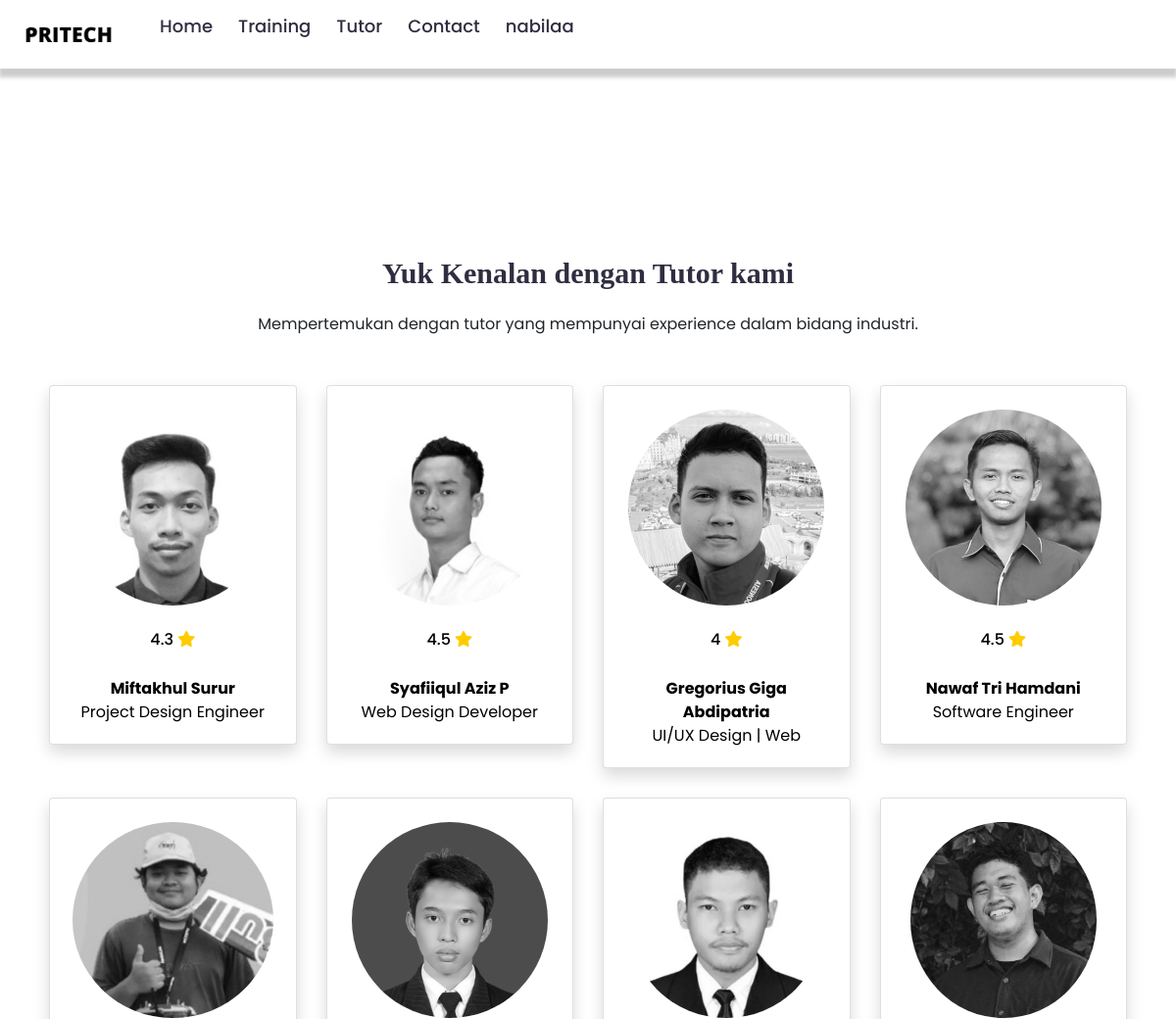
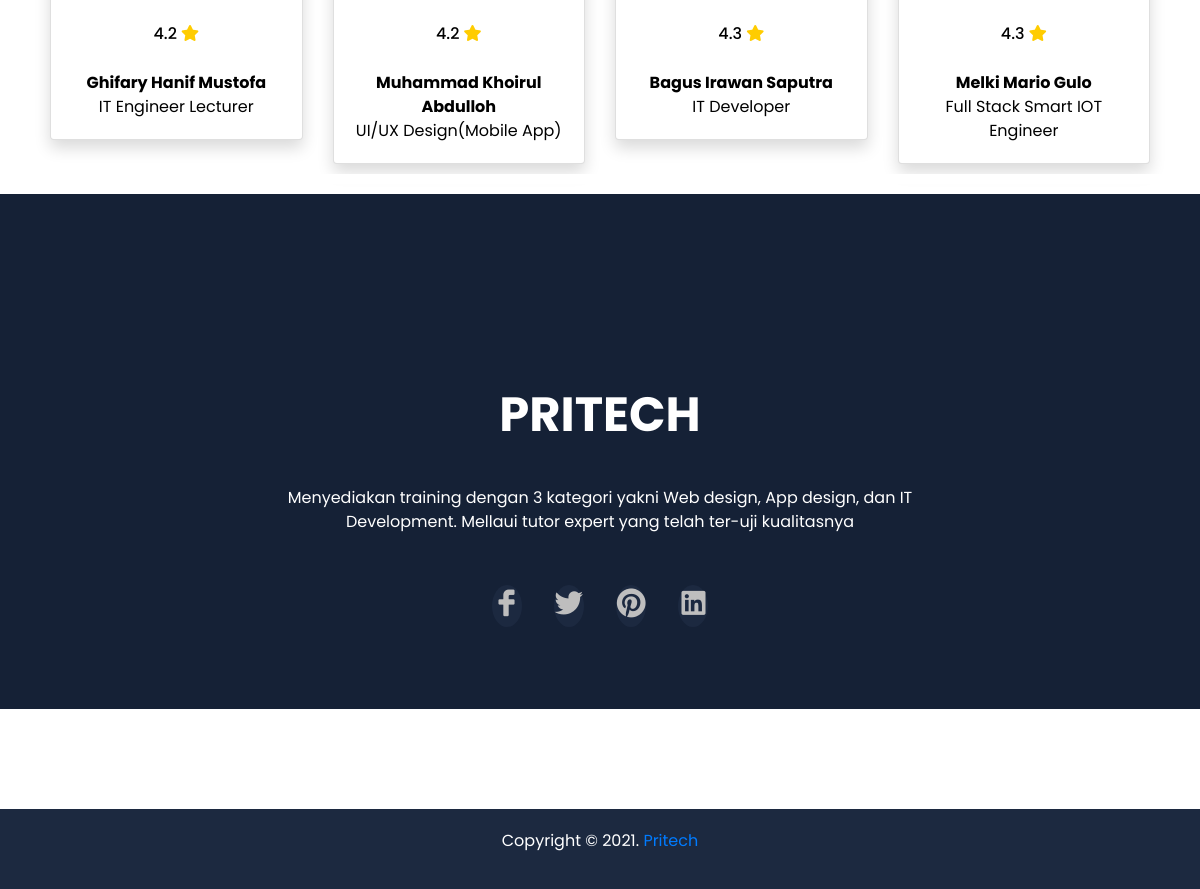
Screenshot of /haltutor.php (signed in) with the database file from the repository (2 pictures, top to bottom).
### tables this page shows
CREATE TABLE `tutors` (
  `tutor_id` int(10) NOT NULL,
  `ahli_id` int(30) NOT NULL,
  `nama` varchar(30) NOT NULL,
  `pekerjaan` varchar(30) NOT NULL,
  `star` double NOT NULL,
  `foto` varchar(50) NOT NULL,
  `deskripsi` varchar(521) NOT NULL
);

### haltutor.php (the view, shortened to what this page needs)
<?php
if (isset($_SESSION['id_user']) && isset($_SESSION['username'])) {
 ?>
<!DOCTYPE html>
<html lang="en">
<head>
    <link rel="stylesheet" href="assets/css/bootstrap.min.css">
    <link rel="stylesheet" href="assets/css/LineIcons.css">
    <link rel="stylesheet" href="assets/css/magnific-popup.css">
    <link rel="stylesheet" href="assets/css/default.css">
    <link rel="stylesheet" href="assets/css/slick.css">
    <link rel="stylesheet" href="assets/css/owl.carousel.css"/>
    <link rel="stylesheet" href="https://cdnjs.cloudflare.com/ajax/libs/font-awesome/5.8.2/css/all.css" />
    <link rel="stylesheet" href="https://stackpath.bootstrapcdn.com/bootstrap/4.3.1/css/bootstrap.min.css">
    <link rel="stylesheet" href="styletut.css">
</head>
<body>
    <section id="awal">
    <div class="wrapper">
    <nav>
      <div class="content">
      <div class="logo"><a href='#' ><img src="dia.png" class="logo"></a></div>
        <ul class="links">
          <li><a href="utama.php">Home</a></li>
          <li><a href="haltraining.php">Training</a></li>
          <li><a href="haltutor.php">Tutor</a></li>
          <li><a href="utama.php?#contact">Contact</a></li>
          <?php if(isset($_SESSION['id_user'])) { ?>
          <li>
            <a href="#" class="desktop-link"><?php echo $_SESSION['username'];
                        ?></a>
            <?php } else { ?>
                    <li><a href="#">Sign Up</a></li>
                    <?php } ?>
          </li>
        </ul>
      </div>
    </nav>
  </div>
    </section>
    <section class="course-section spad pb-0">
        <div class="container">
        <div class="tengah">
            <div class="kolom">
            <br>
              <h2>Yuk Kenalan dengan Tutor kami</h2>
              <p>Mempertemukan dengan tutor yang mempunyai experience dalam bidang industri.</p>
            </div>
        <div class="course-warp">
        <div class="row course-items-area">
        <?php
        include 'koneksi.php';
        $result = mysqli_query($koneksi,"SELECT * FROM tutors
            INNER JOIN kategori_ahli ON tutors.ahli_id = kategori_ahli.ahli_id");
        while ($row = $result->fetch_assoc()):
        ?>
        <div class="col-md-3 col-sm-6 my-3 my-md-0 web">
            <div class="course-item">
            <form action="" method="post">
                <div class="card shadow">
                <a href="detailtutor.php?tutor_id=<?php echo $row['tutor_id']; ?>" style="text-decoration: none; color: black;">
                <br>
                <div>
                <img  src="assets/images/tutor/<?php echo $row['foto']; ?>" class="rounded-circle" height="200" widht="200">
                </div>
                <div class="card-body">
                    <h6>
                        <?= $row['star'] ?> <i class="fas fa-star"></i>
                    </h6>
                    <font size="3" ><p class="card-text 6 text-light-0 mt-n2">
                       <br><b><?= $row['nama'] ?></b></i><br>
                       <?= $row['pekerjaan'] ?>
                    </p></font>
                </div>
                </div>
            </form>
        </div>
        </div>
        <?php endwhile; ?>
        </div>
    </div>
    </div>
    </div>
    </section>
<section></section>
    <footer id="footer" class="footer-area">
        <div class="footer-widget pt-50 pb-50">
            <div class="container">
                <div class="row justify-content-center">
                    <div class="col-lg-8">
                        <div class="footer-content text-center">
                            <a href="#">
                                <font size="18"><p class="mt-"><b>PRITECH</p></b></font>
                            </a>
                            <p class="mt-">Menyediakan training dengan 3 kategori yakni Web design, App design, dan IT Development. Mellaui tutor expert yang telah ter-uji kualitasnya</p>
                            <ul>
                                <li><a href="#"><i class="lni-facebook-filled"></i></a></li>
                                <li><a href="#"><i class="lni-twitter-original"></i></a></li>
                                <li><a href="#"><i class="lni-pinterest"></i></a></li>
                                <li><a href="#"><i class="lni-linkedin-original"></i></a></li>
                            </ul>
                        </div>
                    </div>
                </div>
            </div>
        </div>
        <div class="footer-copyright pb-20">
            <div class="container">
                <div class="row">
                    <div class="col-lg-12">
                        <div class="copyright-text text-center pt-20">
                            <p>Copyright © 2021. <a href="#">Pritech </a></p>
                        </div>
                    </div>
                </div>
            </div>
        </div>
    </footer>
</body>
</html>
<?php
}
?>

### assets/css/default.css (style rules this page uses)
.pt-20 { padding-top: 20px; }
.pt-50 { padding-top: 50px; }
.pb-20 { padding-bottom: 20px; }
.pb-50 { padding-bottom: 50px; }

### styletut.css (style rules this page uses)
* { margin: 0; padding: 0; box-sizing: border-box; font-family: 'Poppins', sans-serif; }
section { position: relative; width: 100%; display: flex; justify-content: space-between; align-items: center; background-color: #fff; margin-bottom: 10px; padding-top: 10px; }
.wrapper nav { position: relative; display: flex; margin: 0 auto; height: 70px; align-items: center; justify-content: space-between; position:fixed; z-index:9999; top: 0; left: 0; width: 100%; height: 70px; padding: 20px 70px; background-color: #fff; box-shadow: 0px 8px 4px 1px rgba(0,0,0,0.2); }
nav .content { display: flex; align-items: center; }
nav .content .links { margin-left: 80px; display: flex; }
.content .logo { position: relative; max-width: 100px; }
.content .logo a { position: relative; max-width: 30px; }
.content .links li { list-style: none; line-height: 40px; }
.content .links li a, .content .links li label { font-size: 18px; font-weight: 500; padding: 8px 15px; border-radius: 10px; transition: all 0.3s ease; display: inline-block; color: #2F2E41; text-decoration: none; }
@media screen and (max-width: 1250px) { .wrapper nav { max-width: 100%; padding: 0 20px; } }
@media screen and (max-width: 1250px) { nav .content .links { margin-left: 30px; } }
@media screen and (max-width: 1250px) { .content .links li a { padding: 8px 13px; } }
.tengah { text-align: center; width: 100%; background-color: }
.kolom { margin-top: 50px; margin-bottom: 50px; }
h2 { font-family: 'comic sans ms'; font-weight: 800; font-size: 30px; margin-bottom: 15px; color: #2F2E41; width: 100%; line-height: 50px; margin-top: 50px; }
.container { margin-top: 100px; }
.fa-star, .fa-star-half { color: #FFCC00; padding: 3% 0; }
.course-warp { max-width: 1559px; padding: 0 5px; margin: 0 auto -30px; }
.course-item { margin-bottom: 30px; }
.footer-widget { background-color: #152136; }
.footer-content p { color: #fff; margin-top: 35px; }
.footer-content ul { margin-top: 35px; }
.footer-content ul li { display: inline-block; margin: 0 14px; }
.footer-content ul li a { font-size: 30px; width: 74px; height: 70px; line-height: 74px; text-align: center; border-radius: 50%; color: #bebebe; background-color: #1c2940; -webkit-transition: all 0.3s ease-out 0s; -moz-transition: all 0.3s ease-out 0s; -ms-transition: all 0.3s ease-out 0s; -o-transition: all 0.3s ease-out 0s; transition: all 0.3s ease-out 0s; }
.footer-copyright { background-color: #1c2940; }
.footer-copyright .copyright-text p { color: #fff; }

### rows the page displays
tutors: foto (picture), star "4.3", nama "Miftakhul Surur", pekerjaan "Project Design Engineer"
tutors: foto (picture), star "4.5", nama "Syafiiqul Aziz P", pekerjaan "Web Design Developer"
tutors: foto (picture), star "4", nama "Gregorius Giga Abdipatria", pekerjaan "UI/UX Design | Web"
tutors: foto (picture), star "4.5", nama "Nawaf Tri Hamdani", pekerjaan "Software Engineer"
tutors: foto (picture), star "4.2", nama "Ghifary Hanif Mustofa", pekerjaan "IT Engineer Lecturer"
tutors: foto (picture), star "4.2", nama "Muhammad Khoirul Abdulloh", pekerjaan "UI/UX Design(Mobile App)"
tutors: foto (picture), star "4.3", nama "Bagus Irawan Saputra", pekerjaan "IT Developer"
tutors: foto (picture), star "4.3", nama "Melki Mario Gulo", pekerjaan "Full Stack Smart IOT Engineer"

### other values shown
$_SESSION['username'] "nabilaa"
